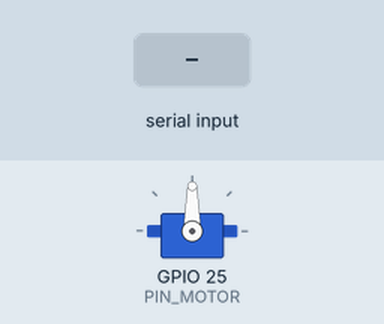
Simulated run of this sketch. Board: ESP32. Parts: servo. The test bench sets the inputs (shaded band). Nothing arrives over Bluetooth unless stated.

Above: at 4.2 s.
4.3 s: "1" received over the second serial link
At 4.6 s:
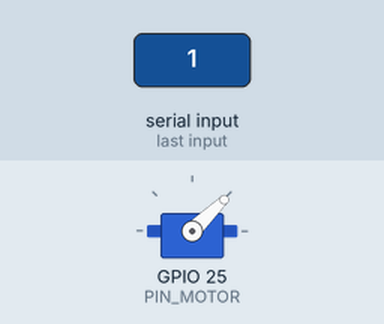
At 16.0 s:
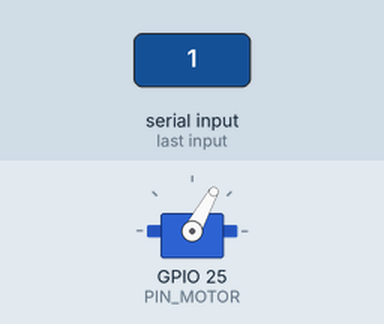
Timing chart, 0 to 17.8 s (numbered marks = the images above; inputs shaded):
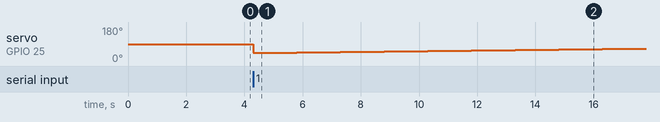

The sketch:

forMotor.ino
```cpp
#include <ESP32Servo.h>
#include "BluetoothSerial.h"

//BLUETOOTH
#if !defined(CONFIG_BT_ENABLED) || !defined(CONFIG_BLUEDROID_ENABLED)
#error Bluetooth is not enabled! Please run `make menuconfig` to and enable it
#endif
//CONSTANTES
#define PIN_MOTOR 25

//INSTANCIAMOS OBJETOS
BluetoothSerial SerialBT;
Servo esc;  // Objeto del Servo para controlar el ESC

void setup() {
  Serial.begin(115200);     // Inicializa la comunicación serial a 9600 bps
  esc.attach(PIN_MOTOR);  // Inicializa el servo en el pin correspondiente
  SerialBT.begin("ESP32test"); //Bluetooth device name
  delay(3000);
  SerialBT.println("The device started, now you can pair it with bluetooth!");
}

void loop() {
if(SerialBT.available()){
    for (int i = 1000; i < 1800; i= i+25)
    {
        esc.writeMicroseconds(i);
        SerialBT.print("velocidad: ");
        SerialBT.println(i);
        delay(1500);
        if (i == 1800){
          break;
        }
    }
}
}
```

Measured:
- after the input at 4.3 s, servo on GPIO 25 (PIN_MOTOR): 90° → 44° at once, → 47° 1.5 s later, → 49° 1.5 s later, → 51° 1.5 s later, … (9 changes in this stretch)
